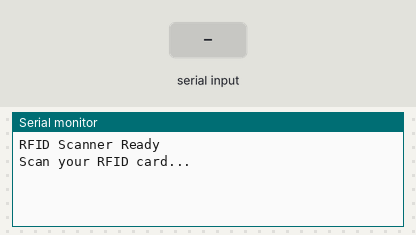
The sketch below on a simulated Arduino Nano, built with avr-gcc and run on an emulated ATmega328P. Shown: the last lines printed to the serial monitor. The test bench sets the inputs (shaded band).

Above: at 1.2 s.
1.3 s: "1\n" received over the second serial link
At 1.8 s:
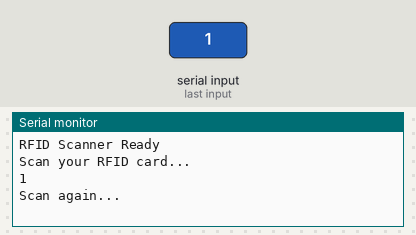
2.8 s: "0\n" received over the second serial link
At 4.0 s:
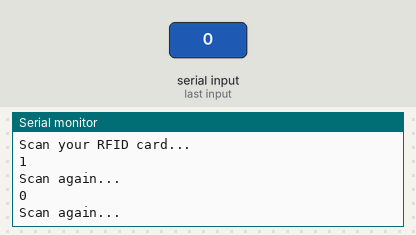
4.3 s: "2\n" received over the second serial link
At 5.3 s:
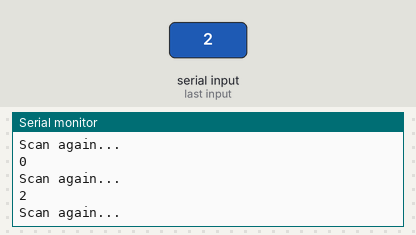

Measured:
- after the input at 1.3 s, the serial monitor: prints a new line at once (image 1)
- after the input at 2.8 s, the serial monitor: prints a new line at once (image 2)
- after the input at 4.3 s, the serial monitor: prints a new line at once (image 3)

The sketch:

nano.ino
```cpp
#include <SoftwareSerial.h>

SoftwareSerial RFID(2, 3);  // RX = D2, TX = D3 (D3 is not physically connected)

void setup() {
  Serial.begin(9600);
  RFID.begin(9600);

  Serial.println("RFID Scanner Ready");
  Serial.println("Scan your RFID card...");
}

void loop() {
  if (RFID.available()) {
    char c = RFID.read();

    if (c != '\r' && c != '\n') {
      Serial.print(c);
    } else if (c == '\n') {
      Serial.println();
      Serial.println("Scan again...");
    }
  }
}
```
